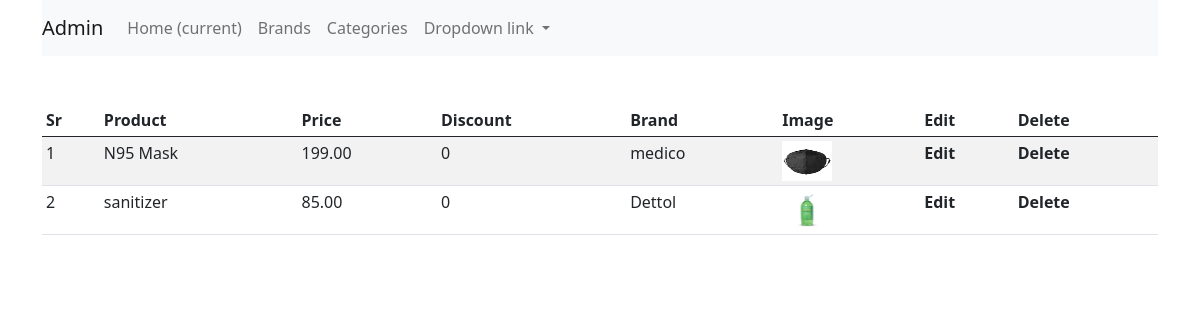
Screenshot of / (signed in) with the database file from the repository.
### shop/products/models.py (models this page shows, shortened)
class Addproduct(db.Model):
    id = db.Column(db.Integer, primary_key=True)
    name = db.Column(db.String(80), nullable=False)
    price = db.Column(db.Numeric(10,2), nullable=False)
    discount = db.Column(db.Integer, default=0)
    stock = db.Column(db.Integer, nullable=False)
    colors = db.Column(db.Text, nullable=False)
    desc = db.Column(db.Text, nullable=False)
    pub_date = db.Column(db.DateTime, nullable=False, default=datetime.utcnow)
    brand_id = db.Column(db.Integer, db.ForeignKey('brand.id'), nullable=False)
    brand = db.relationship('Brand',backref=db.backref('brands', lazy=True))
    category_id = db.Column(db.Integer, db.ForeignKey('category.id'), nullable=False)
    category = db.relationship('Category',backref=db.backref('categories', lazy=True))
    image_1 = db.Column(db.String(150), nullable=False, default='image1.jpg')
    image_2 = db.Column(db.String(150), nullable=False, default='image2.jpg')
    image_3 = db.Column(db.String(150), nullable=False, default='image3.jpg')

class Brand(db.Model):
    id = db.Column(db.Integer, primary_key=True)
    name = db.Column(db.String(30), nullable=False,unique=True)

### shop/admin/routes.py (the view)
@app.route('/')
def admin():
    if 'email' not in session:
        flash('Please login first','danger')
        return redirect(url_for('login'))
    products = Addproduct.query.all()
    return render_template('admin/index.html', title='Admin Page',products=products)

### shop/templates/admin/index.html (shortened to what this page needs)
{% extends 'layout.html' %}
{% block content %}
<div class="container">
    <nav class="navbar navbar-expand-lg navbar-light bg-light">
        <a class="navbar-brand" href="#">Admin</a>
        <div class="collapse navbar-collapse" id="navbarNavDropdown">
          <ul class="navbar-nav">
            <li class="nav-item active">
              <a class="nav-link" href="#">Home <span class="sr-only">(current)</span></a>
            </li>
            <li class="nav-item">
              <a class="nav-link" href="/brands">Brands</a>
            </li>
            <li class="nav-item">
              <a class="nav-link" href="/category">Categories</a>
            </li>
            <li class="nav-item dropdown">
              <a class="nav-link dropdown-toggle" href="#" id="navbarDropdownMenuLink" data-toggle="dropdown" aria-haspopup="true" aria-expanded="false">
                Dropdown link
              </a>
            </li>
          </ul>
        </div>
      </nav>
</div>
<div class="container mt-5">
    <table class="table table-sm table-condensed table-striped">
        <thead>
            <th>Sr</th>
            <th>Product</th>
            <th>Price</th>
            <th>Discount</th>
            <th>Brand</th>
            <th>Image</th>
            <th>Edit</th>
            <th>Delete</th>
        </thead>
        <tbody>
          {% for product in products %}
          <tr>
            <td>{{loop.index}}</td>
            <td>{{ product.name }}</td>
            <td>{{ product.price }}</td>
            <td>{{ product.discount }}</td>
            <td>{{ product.brand.name}}</td>
            <td> <img src="{{url_for('static',filename='images/' + product.image_1)}}" alt="{{product.name}}" width="50" height="40"></td>
            <th>Edit</th>
            <th>Delete</th>
          </tr>
          {% endfor %}
          </tbody>
         </table>
</div>
{% endblock content %}

### rows the page displays
Addproduct: name "N95 Mask", price "199.00", discount "0", brand.name "medico", image_1 (picture)
Addproduct: name "sanitizer", price "85.00", discount "0", brand.name "Dettol", image_1 (picture)
